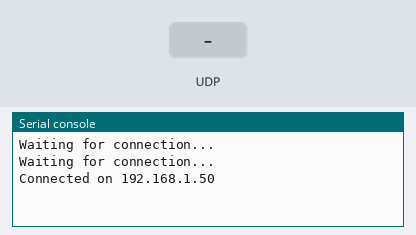
This program was run on a simulated Raspberry Pi Pico running MicroPython. Shown: the last lines printed to the serial console. The test bench sets the inputs (shaded band). WiFi joins after 1.5 s.

Above: at 3.2 s.
3.3 s: UDP packet "ok" arrives
At 3.7 s:
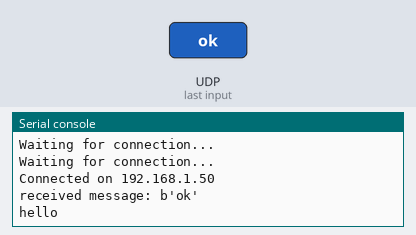
4.8 s: UDP packet "1" arrives
At 6.0 s:
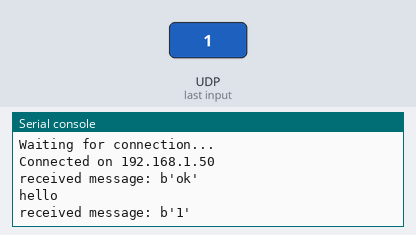
6.3 s: UDP packet "on" arrives
At 7.2 s:
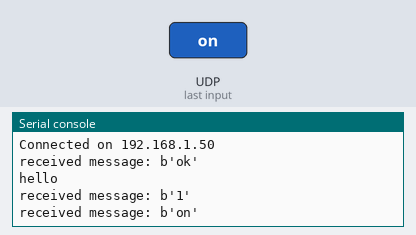
7.8 s: UDP packet "off" arrives
At 8.3 s:
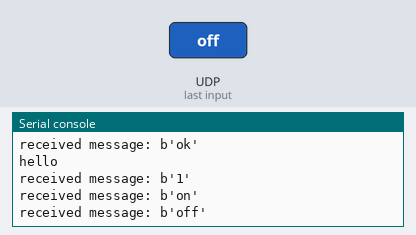

The program:

receive-UDP.py
```python
import network
import socket
from time import sleep
from machine import Pin

ssid = 'SSID'
password = 'PASSWORD'


def connect(): #se connecter au réseau grâce aux info de ssid et password
    #Connect to WLAN
    wlan = network.WLAN(network.STA_IF)
    wlan.active(True)
    wlan.connect(ssid, password)
    while wlan.isconnected() == False:
        print('Waiting for connection...')
        sleep(1)
    ip = wlan.ifconfig()[0]
    print(f'Connected on {ip}')
    return ip

def server():
    global ip

    UDP_IP = ip
    UDP_PORT = 5005

    sock = socket.socket(socket.AF_INET, # Internet
                         socket.SOCK_DGRAM) # UDP
    sock.bind((UDP_IP, UDP_PORT))

    while True:
        data, addr = sock.recvfrom(1024) # buffer size is 1024 bytes
        print("received message: %s" % data)

        if data == b'ok':
            print("hello")

ip = connect()
server()
```

Measured:
- after the input at 3.3 s, the serial console: prints a new line at once (image 1)
- after the input at 4.8 s, the serial console: prints a new line at once (image 2)
- after the input at 6.3 s, the serial console: prints a new line at once (image 3)
- after the input at 7.8 s, the serial console: prints a new line at once (image 4)
